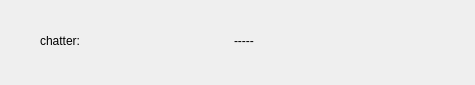
<?xml version="1.0" encoding="UTF-8"?>
<ui version="4.0">
 <class>HelloGui</class>
 <widget class="QWidget" name="HelloGui">
  <property name="geometry">
   <rect>
    <x>0</x>
    <y>0</y>
    <width>475</width>
    <height>85</height>
   </rect>
  </property>
  <property name="windowTitle">
   <string>Form</string>
  </property>
  <widget class="QWidget" name="horizontalLayoutWidget">
   <property name="geometry">
    <rect>
     <x>40</x>
     <y>20</y>
     <width>381</width>
     <height>41</height>
    </rect>
   </property>
   <layout class="QHBoxLayout" name="horizontalLayout">
    <item>
     <widget class="QLabel" name="chatte_title">
      <property name="text">
       <string>chatter:</string>
      </property>
     </widget>
    </item>
    <item>
     <widget class="QLabel" name="chatter">
      <property name="text">
       <string>-----</string>
      </property>
     </widget>
    </item>
   </layout>
  </widget>
 </widget>
 <resources/>
 <connections/>
</ui>
